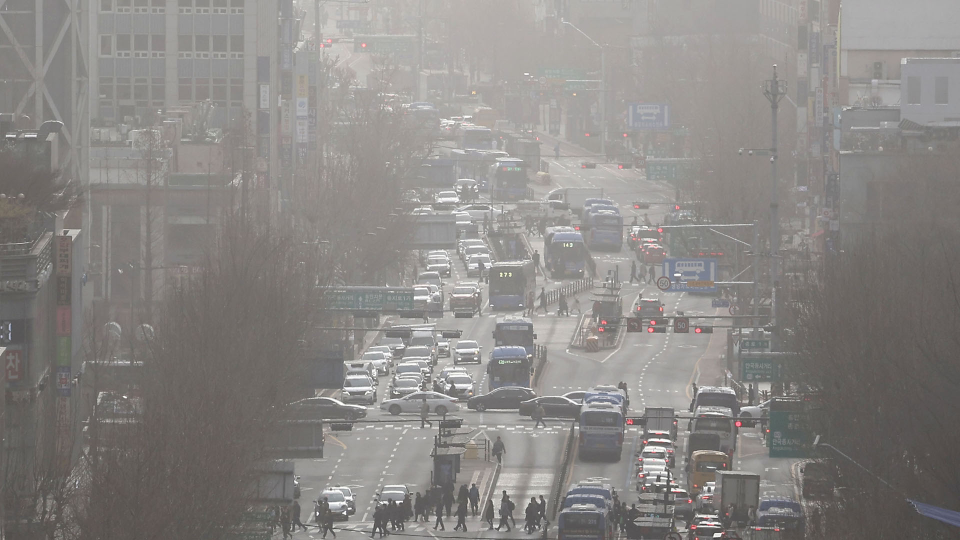
#> input picture smokePicture.jpg, 1920 x 1080 px (shown at 1/2 size)
$ python chapter4.py
#> lines starting #> are read from the running program, lines starting #| are printed output that depends on the picture
import cv2
import numpy as np
import matplotlib.pylab as plt
# [75 lines of commented-out code are left out]

img = cv2.imread('smokePicture.jpg', cv2.IMREAD_GRAYSCALE)
#> img: shape (1080, 1920); min 42, max 255, mean 135.9
img_norm= cv2.normalize(img,None,0, 255, cv2.NORM_MINMAX)
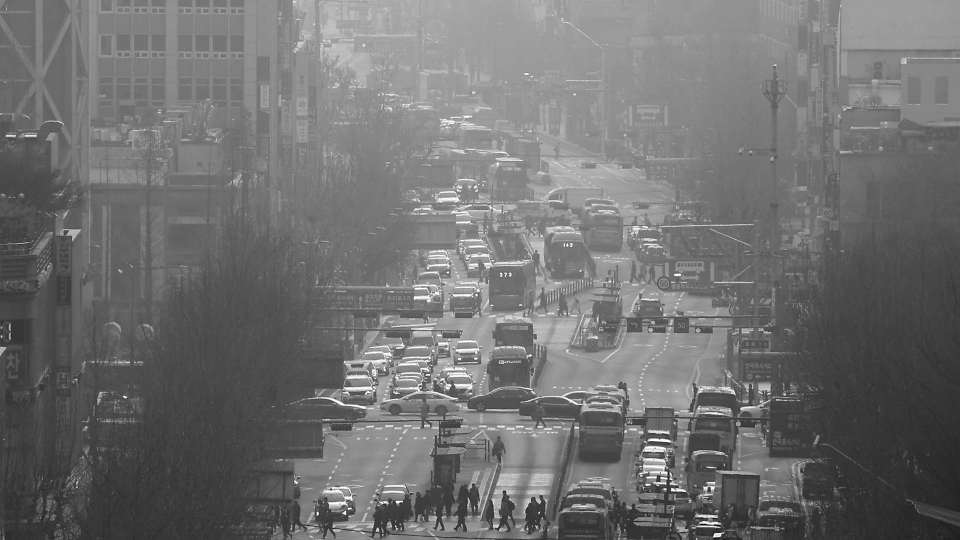
#> img_norm: shape (1080, 1920) (shown at 1/2 size); min 0, max 255, mean 112.4
# img_norm_l1= cv2.normalize(img , 1, 0, cv2.NORM_L1) 실패
# img_norm_l2= cv2.normalize(img, None , 1, 0, cv2.NORM_L2) 실패
# img_norm_inf= cv2.normalize(img, None , 0, 255, cv2.NORM_INF) 실패

hist= cv2.calcHist([img], [0], None, [256], [0,255])
#> hist = 256 values, max 28914 at index 163, min 0 at index 0, mean 8090.6
hist_norm_minmax= cv2.calcHist([img_norm], [0], None, [256], [0,255])
#> hist_norm_minmax = 256 values, max 28914 at index 145, min 0 at index 3, mean 8090.6
cv2.imshow('before', img)
cv2.imshow('after', img_norm)
# cv2.imshow('l1', img_norm_l1)
# cv2.imshow('l1', img_norm_l2)
# cv2.imshow('l1', img_norm_inf)
cv2.waitKey()
cv2.destroyAllWindows()
hists= { 'before': hist, 'after': hist_norm_minmax }
for i, (k, v) in enumerate(hists.items()):
    plt.subplot(1,2,i+1)
    plt.title(k)
    plt.plot(v)
#> this loop made 2 passes
#> k on passes 1 to 2: 'before', 'after'
#> `# cv2.destroyAllWindows()`:
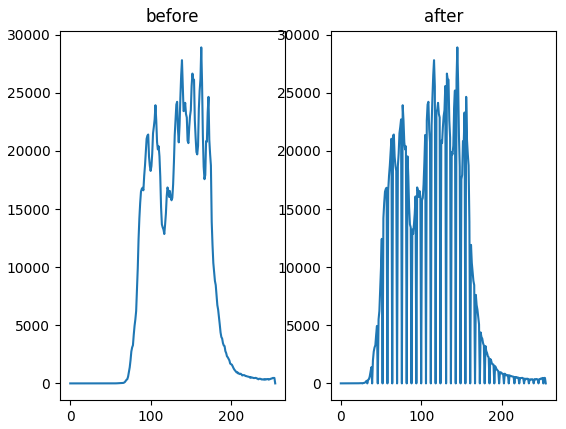
#> figure drawn by matplotlib, 2 panels; panel 1: curve peaks at x = 163, y = 28914; panel 2: curve peaks at x = 145, y = 28914
plt.show()


# [14 lines of commented-out code are left out]

$ run again, with busyStreet.jpeg copied over smokePicture.jpg
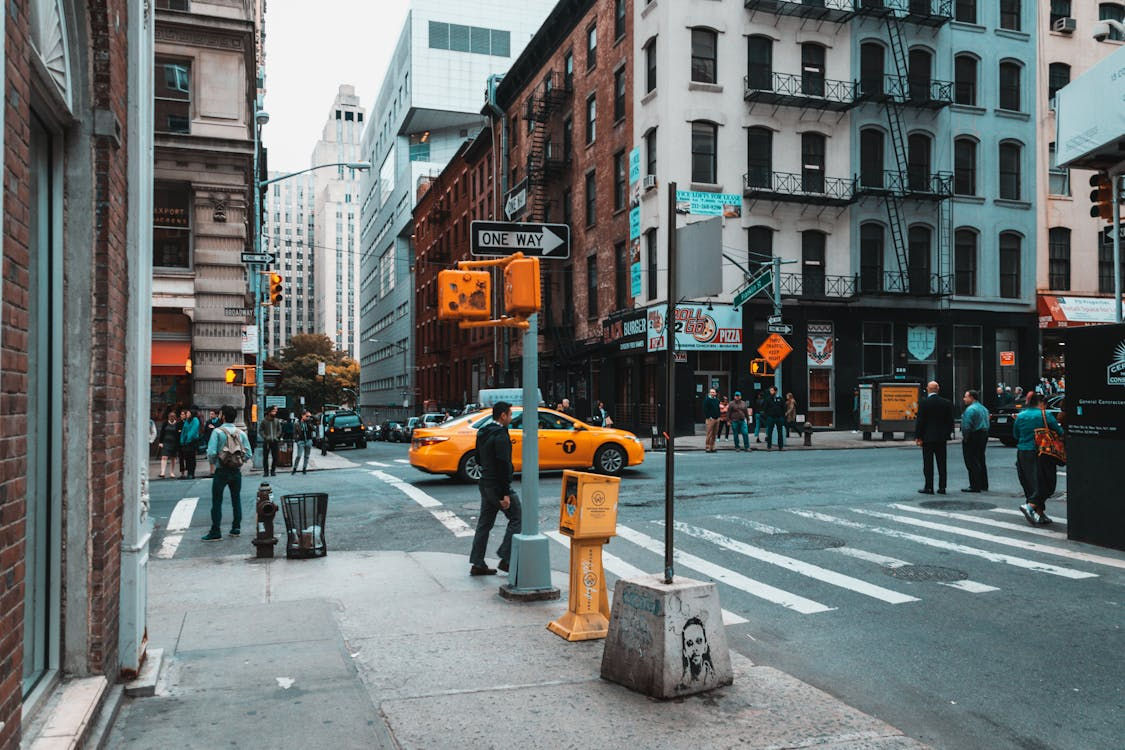
#> input picture busyStreet.jpeg, 1125 x 750 px
#> `img = cv2.imread('smokePicture.jpg', cv2.IMREAD_GRAYSCALE)`:
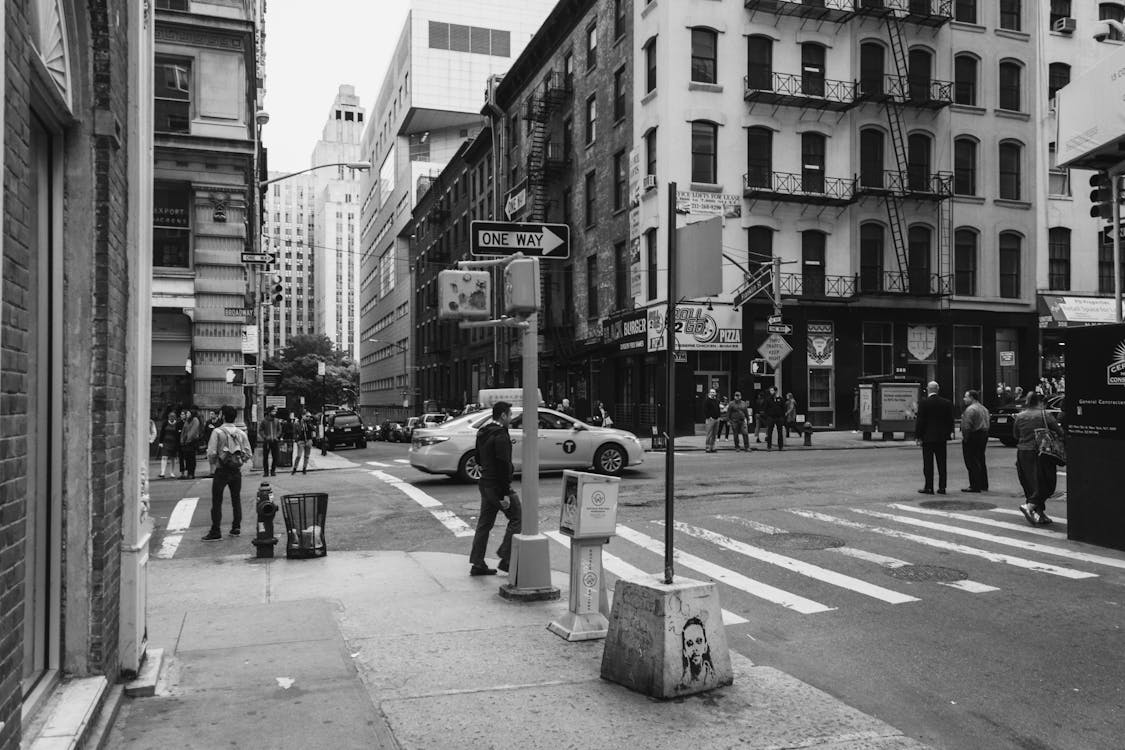
#> img: shape (750, 1125); min 0, max 255, mean 111.4
#> hist = 256 values, max 13758 at index 243, min 0 at index 255, mean 3295.8
#> hist_norm_minmax has the same summary as hist
#> the loop `for i, (k, v) in enumerate(hists.items()):` made 2 passes
#> k on passes 1 to 2: 'before', 'after'
#> `# cv2.destroyAllWindows()`:
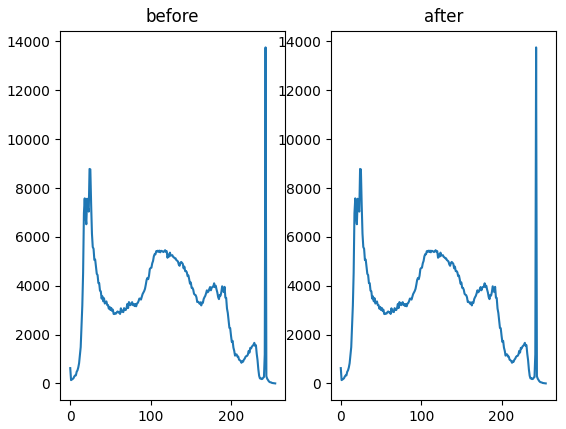
#> figure drawn by matplotlib, 2 panels; panel 1: curve peaks at x = 243, y = 13758; panel 2: curve peaks at x = 243, y = 13758

$ run again, with aqua.jpg copied over smokePicture.jpg
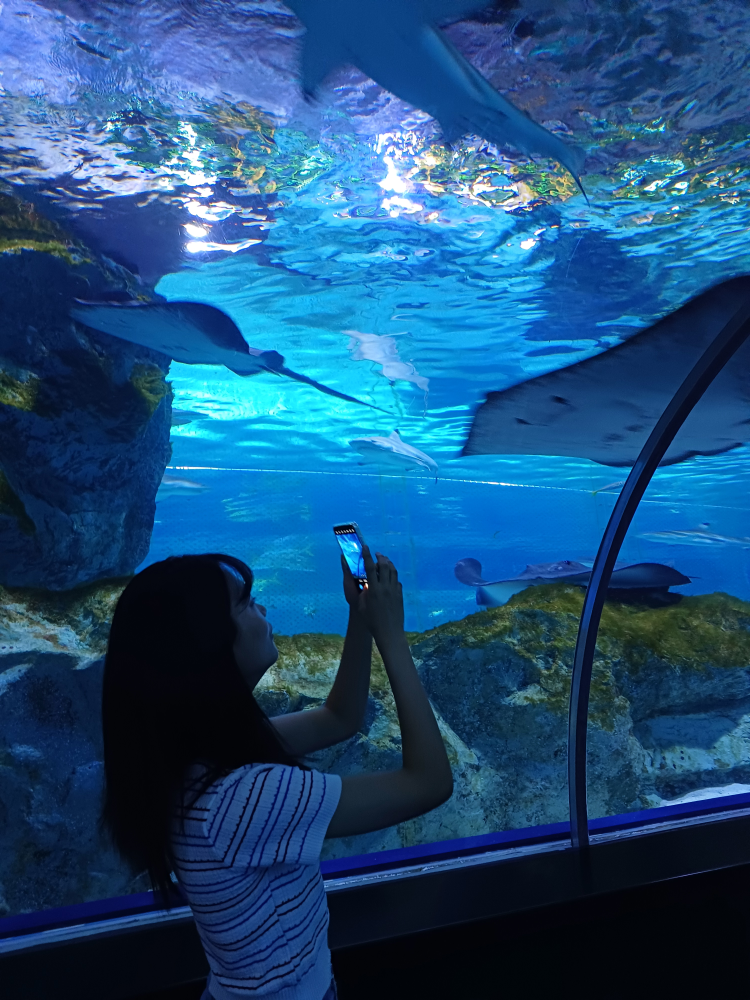
#> input picture aqua.jpg, 3000 x 4000 px (shown at 1/4 size)
#> `img = cv2.imread('smokePicture.jpg', cv2.IMREAD_GRAYSCALE)`:
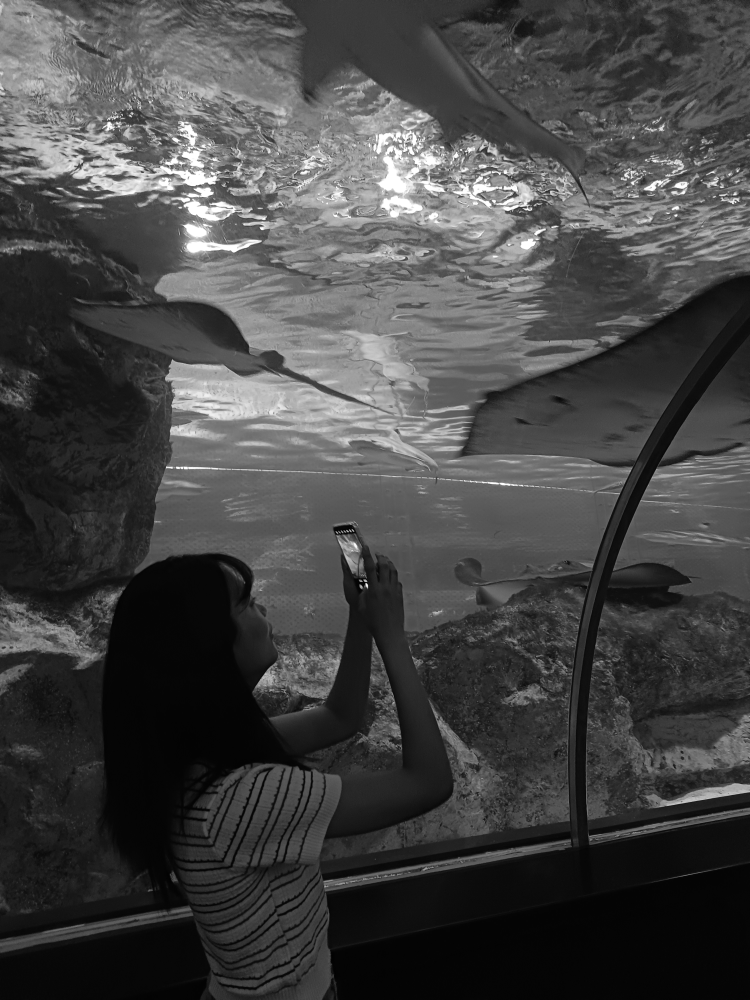
#> img: shape (4000, 3000) (shown at 1/4 size); min 0, max 255, mean 69.1
#> hist = 256 values, max 471099 at index 5, min 0 at index 255, mean 46716.5
#> hist_norm_minmax has the same summary as hist
#> the loop `for i, (k, v) in enumerate(hists.items()):` made 2 passes
#> k on passes 1 to 2: 'before', 'after'
#> `# cv2.destroyAllWindows()`:
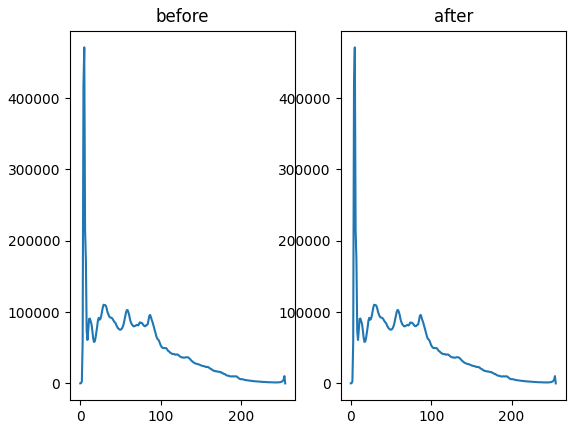
#> figure drawn by matplotlib, 2 panels; panel 1: curve peaks at x = 5, y = 471099; panel 2: curve peaks at x = 5, y = 471099
